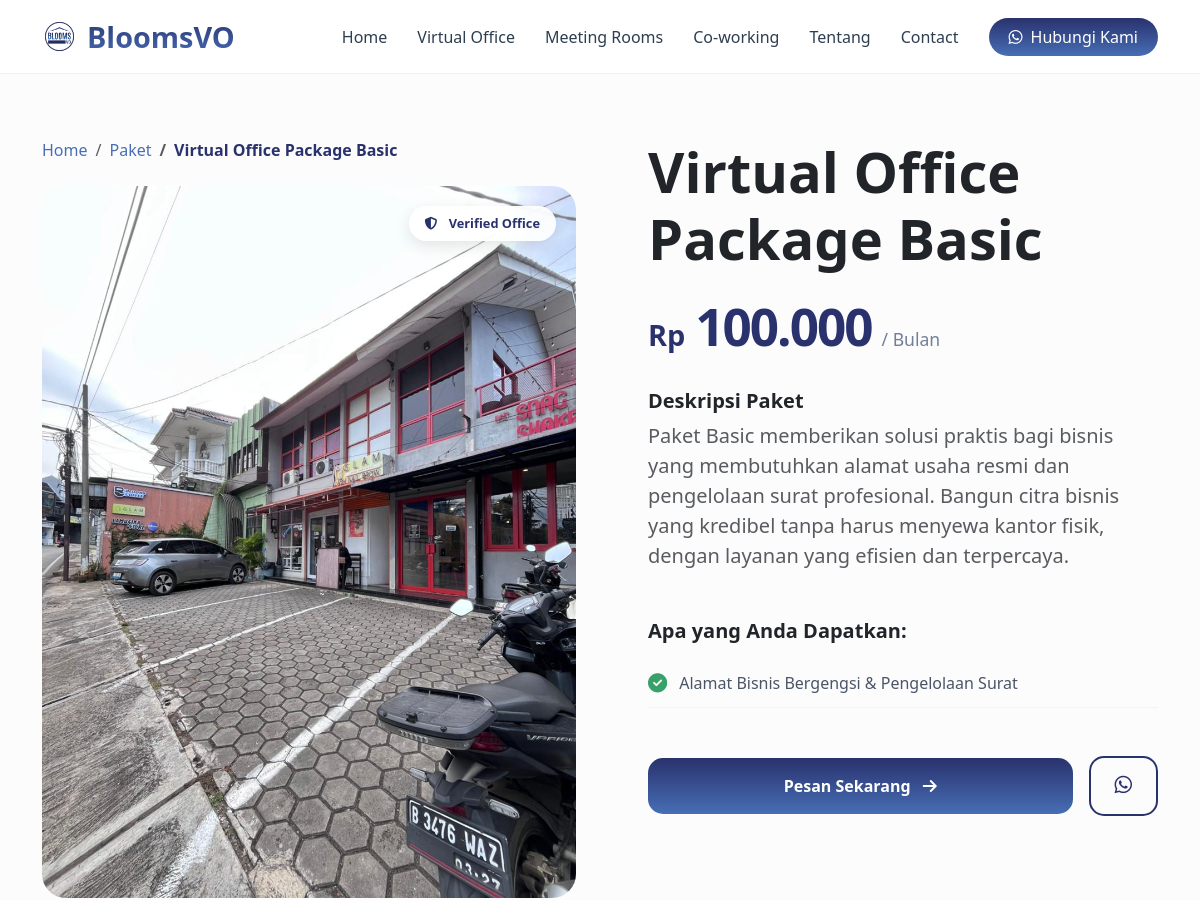
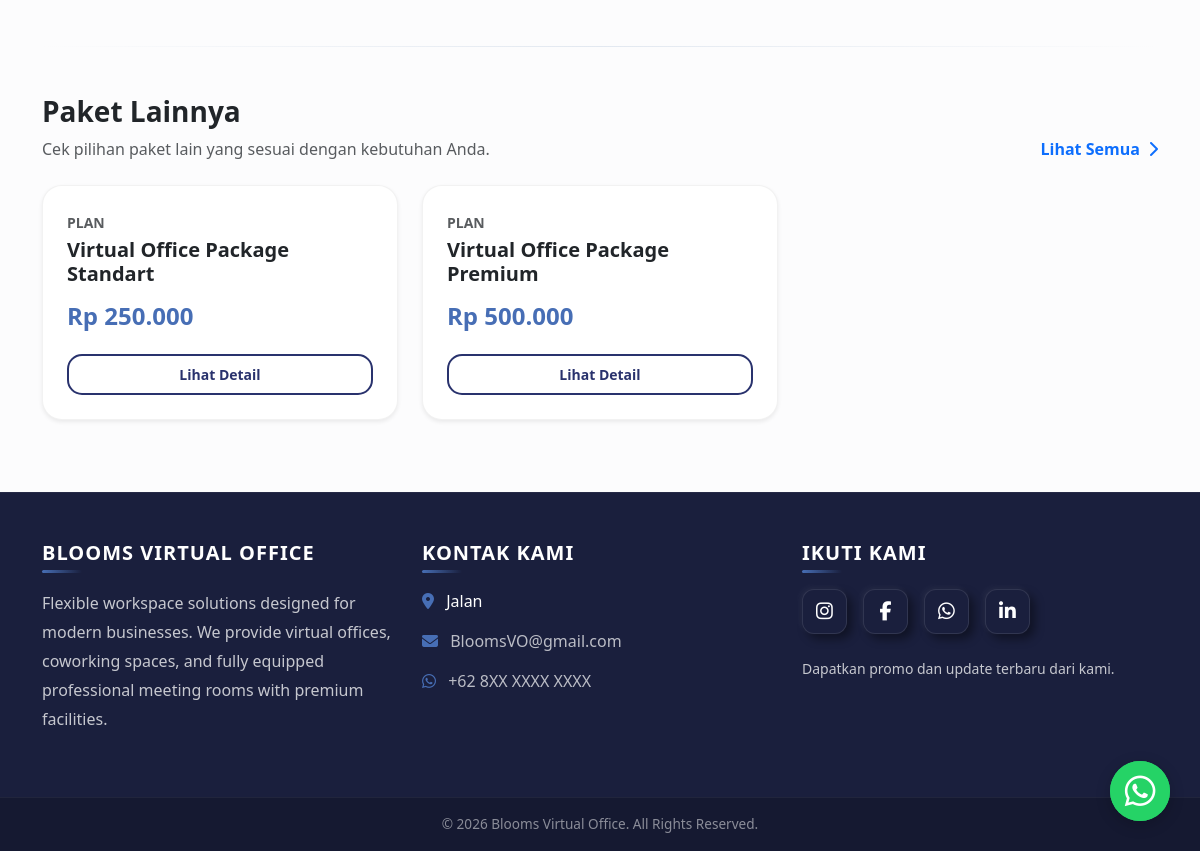
The page /paket/virtual-office-package-basic/ on the database its author committed (2 pictures, top to bottom).
### virtualoffice/models.py (models this page shows, shortened)
class Paket(models.Model):
    nama = models.CharField(max_length=100)
    slug = models.SlugField(blank=True, unique=True)
    harga = models.DecimalField(max_digits=12, decimal_places=0)
    deskripsi = models.TextField()
    gambar = models.ImageField(upload_to='paket/', blank=True, null=True)
    alamat_bisnis= models.BooleanField(default=False)
    pengelolaan_surat = models.BooleanField(default=False)
    jam_meeting = models.IntegerField(default=0)
    telepon_khusus = models.BooleanField(default=False)
    layanan_prioritas = models.BooleanField(default=False)
    aktif = models.BooleanField(default=True)

### virtualoffice/views.py (the view)
# urls.py: path('paket/<slug:slug>/', views.detail_paket, name='detail_paket'),
def detail_paket(request, slug):
    paket = get_object_or_404(Paket, slug=slug, aktif=True)
    paket_lainnya = Paket.objects.filter(aktif=True)
    return render(request, 'product_detail/package_detail.html', {
        'paket': paket,
        'paket_lainnya': paket_lainnya
    })

### virtualoffice/templates/product_detail/package_detail.html (shortened to what this page needs)
{% extends 'base.html' %}
{% load static %}
{% block extra_css %}
<link href="{% static 'css/package_detail.css' %}" rel="stylesheet">
{% endblock %}
{% block content %}
<section class="container mt-5 pt-lg-5">
    <div class="row g-lg-5">
        <div class="col-md-6 mb-4 mb-md-0">
            <div class="product-sticky-container">
                <nav aria-label="breadcrumb" class="mb-4">
                    <ol class="breadcrumb">
                        <li class="breadcrumb-item"><a href="/">Home</a></li>
                        <li class="breadcrumb-item"><a href="{% url 'daftar_paket' %}">Paket</a></li>
                        <li class="breadcrumb-item active">{{ paket.nama }}</li>
                    </ol>
                </nav>
                <div class="image-wrapper">
                    {% if paket.gambar %}
                        <img src="{{ paket.gambar.url }}" class="img-fluid rounded-4 shadow-lg product-main-img" alt="{{ paket.nama }}">
                    {% else %}
                        <img src="{% static 'img/default-package.jpg' %}" class="img-fluid rounded-4 shadow-lg product-main-img" alt="Default Image">
                    {% endif %}
                    <div class="floating-trust-badge">
                        <i class="fas fa-shield-alt me-2"></i> Verified Office
                    </div>
                </div>
            </div>
        </div>
        <div class="col-md-6 ps-lg-5">
            <div class="product-info-card">
                <h1 class="display-4 fw-bold navy-blue-text mb-3">{{ paket.nama }}</h1>
                <div class="price-tag mb-4">
                    <span class="currency">Rp</span>
                    <span class="amount">{{ paket.harga }}</span>
                    <span class="period">/ Bulan</span>
                </div>
                <div class="description-box mb-5">
                    <h5 class="fw-bold navy-blue-text">Deskripsi Paket</h5>
                    <p class="text-muted lead">
                        {{ paket.deskripsi|default:"Nikmati layanan Virtual Office profesional di lokasi prestisius Jakarta dengan fasilitas lengkap untuk mendukung pertumbuhan bisnis Anda." }}
                    </p>
                </div>
                <div class="benefits-box mb-5">
                    <h5 class="fw-bold navy-blue-text mb-3">Apa yang Anda Dapatkan:</h5>
                    <ul class="benefit-list">
                        {% if paket.pengelolaan_surat %}
                            <li><i class="fas fa-check-circle"></i> Alamat Bisnis Bergengsi & Pengelolaan Surat</li>
                        {% endif %}
                    </ul>
                </div>
                <div class="action-area d-grid gap-3 d-md-flex align-items-center">
                    <button class="btn btn-navy-gradient open-order py-3 px-5 flex-grow-1"
                            data-type="paket"
                            data-id="{{ paket.id }}">
                        Pesan Sekarang <i class="fas fa-arrow-right ms-2"></i>
                    </button>
                    <a href="https://wa.me/628XXXXXXXXXX" class="btn btn-outline-navy py-3 px-4">
                        <i class="fab fa-whatsapp fs-5"></i>
                    </a>
                </div>
            </div>
        </div>
    </div>
    <div class="section-divider my-5"></div>
    <div class="related-products pb-5">
        <div class="d-flex justify-content-between align-items-end mb-4">
            <div>
                <h3 class="fw-bold navy-blue-text">Paket Lainnya</h3>
                <p class="text-muted mb-0">Cek pilihan paket lain yang sesuai dengan kebutuhan Anda.</p>
            </div>
            <a href="{% url 'daftar_paket' %}" class="text-decoration-none fw-bold navy-blue-text">Lihat Semua <i class="fas fa-chevron-right ms-1"></i></a>
        </div>
        <div class="row">
            {% for item in paket_lainnya %}
                {% if item.id != paket.id %}
                <div class="col-md-4 mb-4">
                    <div class="card other-package-card shadow-sm h-100">
                        <div class="card-body p-4">
                            <span class="small text-muted text-uppercase fw-bold">Plan</span>
                            <h5 class="fw-bold mt-1 mb-3">{{ item.nama }}</h5>
                            <h4 class="text-navy-royal fw-bold mb-4">Rp {{ item.harga }}</h4>
                            <a href="{% url 'detail_paket' item.slug %}" class="btn btn-sm btn-outline-navy w-100 py-2">
                                Lihat Detail
                            </a>
                        </div>
                    </div>
                </div>
                {% endif %}
            {% empty %}
                <p class="text-muted">Tidak ada paket lainnya.</p>
            {% endfor %}
        </div>
    </div>
</section>
{% endblock %}

### virtualoffice/static/css/base.css (style rules this page uses)
body { background-color: #fcfcfd; }

### virtualoffice/static/css/package_detail.css (style rules this page uses)
:root { --navy-deep: #29326d; --navy-royal: #476eb5; --navy-gradient: linear-gradient(180deg, #29326d 0%, #476eb5 100%); --bg-light: #fcfcfd; --white: #ffffff; }
.breadcrumb-item a { color: var(--navy-royal); text-decoration: none; font-weight: 500; }
.breadcrumb-item.active { color: var(--navy-deep); font-weight: 700; }
.product-sticky-container { position: sticky; top: 100px; }
.image-wrapper { position: relative; border-radius: 24px; overflow: hidden; }
.product-main-img { width: 100%; transition: transform 0.6s cubic-bezier(0.165, 0.84, 0.44, 1); }
.floating-trust-badge { position: absolute; top: 20px; right: 20px; background: rgba(255, 255, 255, 0.9); backdrop-filter: blur(10px); padding: 8px 16px; border-radius: 50px; font-weight: 600; color: var(--navy-deep); font-size: 0.8rem; box-shadow: 0 5px 15px rgba(0,0,0,0.1); }
.price-tag { display: flex; align-items: baseline; gap: 10px; }
.price-tag .currency { font-size: 1.8rem; font-weight: 700; color: var(--navy-deep); }
.price-tag .amount { font-size: 3.2rem; font-weight: 900; color: var(--navy-deep); letter-spacing: -2px; }
.price-tag .period { color: #718096; font-size: 1.1rem; font-weight: 500; }
.benefit-list { list-style: none; padding: 0; }
.benefit-list li { padding: 12px 0; border-bottom: 1px solid #f1f3f5; color: #4a5568; display: flex; align-items: center; gap: 12px; }
.benefit-list li i { color: #38a169; font-size: 1.2rem; }
.btn-navy-gradient { background: var(--navy-gradient); color: white !important; border: none; border-radius: 15px; font-weight: 700; transition: all 0.3s ease; }
.btn-outline-navy { border: 2px solid var(--navy-deep); color: var(--navy-deep); border-radius: 15px; font-weight: 700; transition: all 0.3s ease; }
.section-divider { height: 1px; background: linear-gradient(90deg, transparent, #e2e8f0, transparent); }
.other-package-card { border: 1px solid rgba(0,0,0,0.05) !important; border-radius: 20px; transition: all 0.3s ease; }
.text-navy-royal { color: var(--navy-royal); }

### rows shown on the page
Paket: nama "Virtual Office Package Basic", gambar (picture), harga "100.000", deskripsi "Paket Basic memberikan solusi praktis bagi bisnis yang membutuhkan alamat usaha resmi dan pengelolaan surat profesional. Bangun citra bisnis yang kredibel tanpa harus menyewa kantor fisik, dengan layanan yang efisien dan terpercaya."
Paket: nama "Virtual Office Package Standart", harga "250.000"
Paket: nama "Virtual Office Package Premium", harga "500.000"
